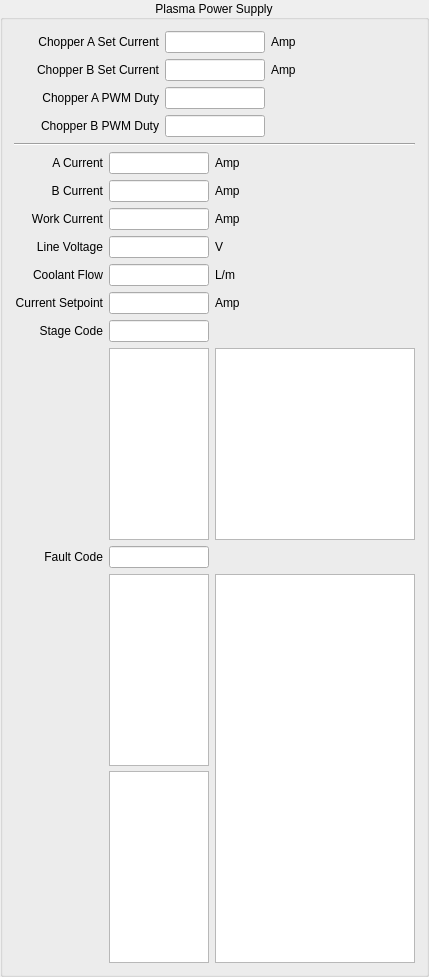
          <widget class="QGroupBox" name="groupBox">
           <property name="title">
            <string>Plasma Power Supply</string>
           </property>
           <property name="alignment">
            <set>Qt::AlignCenter</set>
           </property>
           <layout class="QVBoxLayout" name="verticalLayout">
            <item>
             <layout class="QGridLayout" name="gridLayout">
              <item row="0" column="0">
               <widget class="QLabel" name="label_32">
                <property name="text">
                 <string>Chopper A Set Current</string>
                </property>
                <property name="alignment">
                 <set>Qt::AlignRight|Qt::AlignTrailing|Qt::AlignVCenter</set>
                </property>
               </widget>
              </item>
              <item row="0" column="1">
               <widget class="QLineEdit" name="chopper_A_set_current_">
                <property name="sizePolicy">
                 <sizepolicy hsizetype="Expanding" vsizetype="Fixed">
                  <horstretch>0</horstretch>
                  <verstretch>0</verstretch>
                 </sizepolicy>
                </property>
                <property name="maximumSize">
                 <size>
                  <width>100</width>
                  <height>50</height>
                 </size>
                </property>
                <property name="readOnly">
                 <bool>true</bool>
                </property>
               </widget>
              </item>
              <item row="0" column="2">
               <widget class="QLabel" name="label_30">
                <property name="text">
                 <string>Amp</string>
                </property>
               </widget>
              </item>
              <item row="1" column="0">
               <widget class="QLabel" name="label_14">
                <property name="text">
                 <string>Chopper B Set Current</string>
                </property>
                <property name="alignment">
                 <set>Qt::AlignRight|Qt::AlignTrailing|Qt::AlignVCenter</set>
                </property>
               </widget>
              </item>
              <item row="1" column="1">
               <widget class="QLineEdit" name="chopper_B_set_current_">
                <property name="sizePolicy">
                 <sizepolicy hsizetype="Expanding" vsizetype="Fixed">
                  <horstretch>0</horstretch>
                  <verstretch>0</verstretch>
                 </sizepolicy>
                </property>
                <property name="maximumSize">
                 <size>
                  <width>100</width>
                  <height>50</height>
                 </size>
                </property>
                <property name="readOnly">
                 <bool>true</bool>
                </property>
               </widget>
              </item>
              <item row="1" column="2">
               <widget class="QLabel" name="label_15">
                <property name="text">
                 <string>Amp</string>
                </property>
               </widget>
              </item>
              <item row="2" column="0">
               <widget class="QLabel" name="label_13">
                <property name="text">
                 <string>Chopper A PWM Duty</string>
                </property>
                <property name="alignment">
                 <set>Qt::AlignRight|Qt::AlignTrailing|Qt::AlignVCenter</set>
                </property>
               </widget>
              </item>
              <item row="2" column="1">
               <widget class="QLineEdit" name="chopper_A_PWM_duty_">
                <property name="maximumSize">
                 <size>
                  <width>100</width>
                  <height>50</height>
                 </size>
                </property>
                <property name="readOnly">
                 <bool>true</bool>
                </property>
               </widget>
              </item>
              <item row="3" column="0">
               <widget class="QLabel" name="label_48">
                <property name="text">
                 <string>Chopper B PWM Duty</string>
                </property>
                <property name="alignment">
                 <set>Qt::AlignRight|Qt::AlignTrailing|Qt::AlignVCenter</set>
                </property>
               </widget>
              </item>
              <item row="3" column="1">
               <widget class="QLineEdit" name="chopper_B_PWM_duty_">
                <property name="maximumSize">
                 <size>
                  <width>100</width>
                  <height>50</height>
                 </size>
                </property>
                <property name="readOnly">
                 <bool>true</bool>
                </property>
               </widget>
              </item>
             </layout>
            </item>
            <item>
             <widget class="Line" name="line">
              <property name="orientation">
               <enum>Qt::Horizontal</enum>
              </property>
             </widget>
            </item>
            <item>
             <layout class="QGridLayout" name="gridLayout_5">
              <item row="5" column="0">
               <widget class="QLabel" name="label_2">
                <property name="text">
                 <string>Current Setpoint</string>
                </property>
                <property name="alignment">
                 <set>Qt::AlignRight|Qt::AlignTrailing|Qt::AlignVCenter</set>
                </property>
               </widget>
              </item>
              <item row="4" column="2">
               <widget class="QLabel" name="label_5">
                <property name="text">
                 <string>L/m</string>
                </property>
               </widget>
              </item>
              <item row="6" column="0">
               <widget class="QLabel" name="label_7">
                <property name="text">
                 <string>Stage Code</string>
                </property>
                <property name="alignment">
                 <set>Qt::AlignRight|Qt::AlignTrailing|Qt::AlignVCenter</set>
                </property>
               </widget>
              </item>
              <item row="4" column="0">
               <widget class="QLabel" name="label_6">
                <property name="text">
                 <string>Coolant Flow</string>
                </property>
                <property name="alignment">
                 <set>Qt::AlignRight|Qt::AlignTrailing|Qt::AlignVCenter</set>
                </property>
               </widget>
              </item>
              <item row="5" column="1">
               <widget class="QLineEdit" name="current_setpoint_">
                <property name="maximumSize">
                 <size>
                  <width>100</width>
                  <height>50</height>
                 </size>
                </property>
                <property name="text">
                 <string/>
                </property>
                <property name="readOnly">
                 <bool>true</bool>
                </property>
               </widget>
              </item>
              <item row="6" column="1">
               <widget class="QLineEdit" name="cur_state_code_">
                <property name="maximumSize">
                 <size>
                  <width>100</width>
                  <height>50</height>
                 </size>
                </property>
                <property name="readOnly">
                 <bool>true</bool>
                </property>
               </widget>
              </item>
              <item row="3" column="1">
               <widget class="QLineEdit" name="line_voltage_">
                <property name="maximumSize">
                 <size>
                  <width>100</width>
                  <height>50</height>
                 </size>
                </property>
                <property name="readOnly">
                 <bool>true</bool>
                </property>
               </widget>
              </item>
              <item row="3" column="0">
               <widget class="QLabel" name="label">
                <property name="text">
                 <string>Line Voltage</string>
                </property>
                <property name="alignment">
                 <set>Qt::AlignRight|Qt::AlignTrailing|Qt::AlignVCenter</set>
                </property>
               </widget>
              </item>
              <item row="4" column="1">
               <widget class="QLineEdit" name="coolant_flow_">
                <property name="maximumSize">
                 <size>
                  <width>100</width>
                  <height>50</height>
                 </size>
                </property>
                <property name="readOnly">
                 <bool>true</bool>
                </property>
               </widget>
              </item>
              <item row="5" column="2">
               <widget class="QLabel" name="label_4">
                <property name="text">
                 <string>Amp</string>
                </property>
               </widget>
              </item>
              <item row="0" column="1">
               <widget class="QLineEdit" name="cur_A_current_">
                <property name="maximumSize">
                 <size>
                  <width>100</width>
                  <height>50</height>
                 </size>
                </property>
                <property name="readOnly">
                 <bool>true</bool>
                </property>
               </widget>
              </item>
              <item row="8" column="0">
               <widget class="QLabel" name="label_8">
                <property name="text">
                 <string>Fault Code</string>
                </property>
                <property name="alignment">
                 <set>Qt::AlignRight|Qt::AlignTrailing|Qt::AlignVCenter</set>
                </property>
               </widget>
              </item>
              <item row="1" column="0">
               <widget class="QLabel" name="label_49">
                <property name="text">
                 <string>B Current</string>
                </property>
                <property name="alignment">
                 <set>Qt::AlignRight|Qt::AlignTrailing|Qt::AlignVCenter</set>
                </property>
               </widget>
              </item>
              <item row="2" column="0">
               <widget class="QLabel" name="label_50">
                <property name="text">
                 <string>Work Current</string>
                </property>
                <property name="alignment">
                 <set>Qt::AlignRight|Qt::AlignTrailing|Qt::AlignVCenter</set>
                </property>
               </widget>
              </item>
              <item row="0" column="0">
               <widget class="QLabel" name="label_16">
                <property name="text">
                 <string>A Current</string>
                </property>
                <property name="alignment">
                 <set>Qt::AlignRight|Qt::AlignTrailing|Qt::AlignVCenter</set>
                </property>
               </widget>
              </item>
              <item row="3" column="2">
               <widget class="QLabel" name="label_3">
                <property name="text">
                 <string>V</string>
                </property>
               </widget>
              </item>
              <item row="8" column="1">
               <widget class="QLineEdit" name="cur_fault_code_">
                <property name="maximumSize">
                 <size>
                  <width>100</width>
                  <height>50</height>
                 </size>
                </property>
                <property name="readOnly">
                 <bool>true</bool>
                </property>
               </widget>
              </item>
              <item row="1" column="2">
               <widget class="QLabel" name="label_51">
                <property name="text">
                 <string>Amp</string>
                </property>
               </widget>
              </item>
              <item row="0" column="2">
               <widget class="QLabel" name="label_47">
                <property name="text">
                 <string>Amp</string>
                </property>
               </widget>
              </item>
              <item row="2" column="1">
               <widget class="QLineEdit" name="cur_work_current_">
                <property name="maximumSize">
                 <size>
                  <width>100</width>
                  <height>50</height>
                 </size>
                </property>
                <property name="readOnly">
                 <bool>true</bool>
                </property>
               </widget>
              </item>
              <item row="7" column="1">
               <widget class="QTextEdit" name="state_code_description_">
                <property name="maximumSize">
                 <size>
                  <width>100</width>
                  <height>16777215</height>
                 </size>
                </property>
                <property name="readOnly">
                 <bool>true</bool>
                </property>
               </widget>
              </item>
              <item row="2" column="2">
               <widget class="QLabel" name="label_52">
                <property name="text">
                 <string>Amp</string>
                </property>
               </widget>
              </item>
              <item row="1" column="1">
               <widget class="QLineEdit" name="cur_B_current_">
                <property name="maximumSize">
                 <size>
                  <width>100</width>
                  <height>50</height>
                 </size>
                </property>
                <property name="readOnly">
                 <bool>true</bool>
                </property>
               </widget>
              </item>
              <item row="9" column="2">
               <widget class="QTextEdit" name="fault_code_resolve_">
                <property name="maximumSize">
                 <size>
                  <width>200</width>
                  <height>16777215</height>
                 </size>
                </property>
                <property name="readOnly">
                 <bool>true</bool>
                </property>
               </widget>
              </item>
              <item row="7" column="2">
               <widget class="QTextEdit" name="state_code_implication_">
                <property name="maximumSize">
                 <size>
                  <width>200</width>
                  <height>16777215</height>
                 </size>
                </property>
                <property name="readOnly">
                 <bool>true</bool>
                </property>
               </widget>
              </item>
              <item row="9" column="1">
               <layout class="QVBoxLayout" name="verticalLayout_12">
                <property name="spacing">
                 <number>5</number>
                </property>
                <item>
                 <widget class="QTextEdit" name="fault_code_description_">
                  <property name="maximumSize">
                   <size>
                    <width>100</width>
                    <height>16777215</height>
                   </size>
                  </property>
                  <property name="readOnly">
                   <bool>true</bool>
                  </property>
                 </widget>
                </item>
                <item>
                 <widget class="QTextEdit" name="fault_code_implication_">
                  <property name="maximumSize">
                   <size>
                    <width>100</width>
                    <height>16777215</height>
                   </size>
                  </property>
                  <property name="readOnly">
                   <bool>true</bool>
                  </property>
                 </widget>
                </item>
               </layout>
              </item>
             </layout>
            </item>
           </layout>
          </widget>
